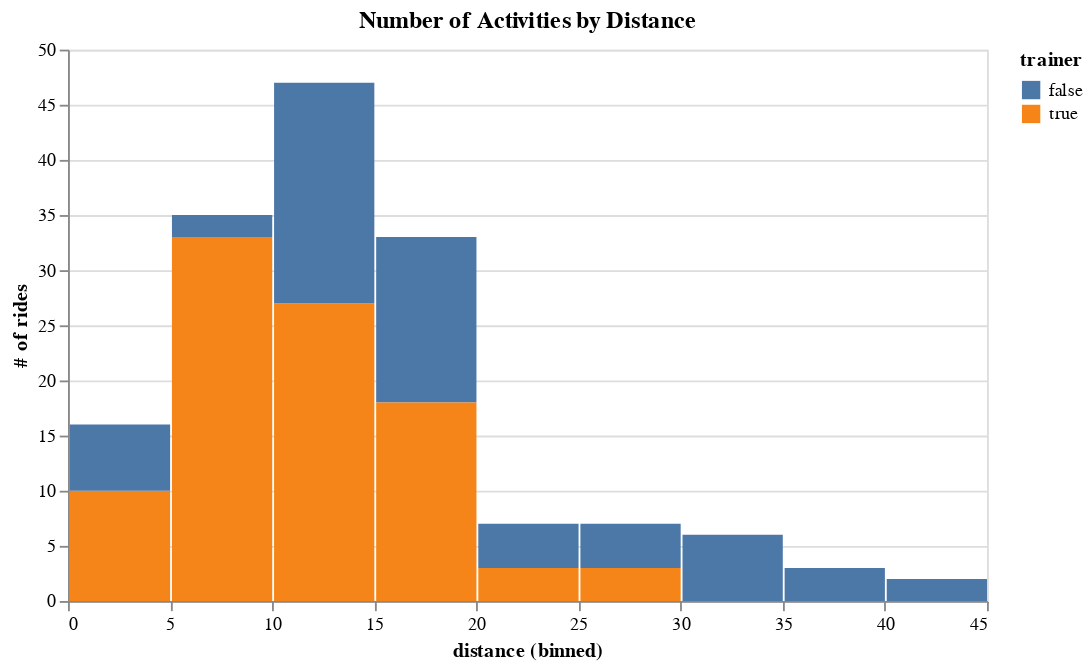

Here is the notebook cell this chart was saved with:
### Code cell
alt.Chart(rides).mark_bar().encode(
    alt.X("distance:Q", bin=True),
    y=alt.Y('count(activity_id):Q', axis=alt.Axis(title='# of rides')),
    color='trainer:N',
).properties(
    width=500,
    title='Number of Activities by Distance'
)

### Figure 1 — Vega-Lite specification as saved in the notebook (floating-point values rounded to 4 significant figures; data arrays with more than 128 entries replaced by an {"elided": "..."} marker saying what was removed)
{"config": {"view": {"continuousWidth": 400, "continuousHeight": 300}}, "data": {"name": "data-f8ec995841c8421e3ecaf868cd129381"}, "mark": "bar", "encoding": {"color": {"type": "nominal", "field": "trainer"}, "x": {"type": "quantitative", "bin": true, "field": "distance"}, "y": {"type": "quantitative", "aggregate": "count", "axis": {"title": "# of rides"}, "field": "activity_id"}}, "title": "Number of Activities by Distance", "width": 500, "$schema": "https://vega.github.io/schema/vega-lite/v4.0.2.json", "datasets": {"data-f8ec995841c8421e3ecaf868cd129381": {"elided": "156 records"}}}
